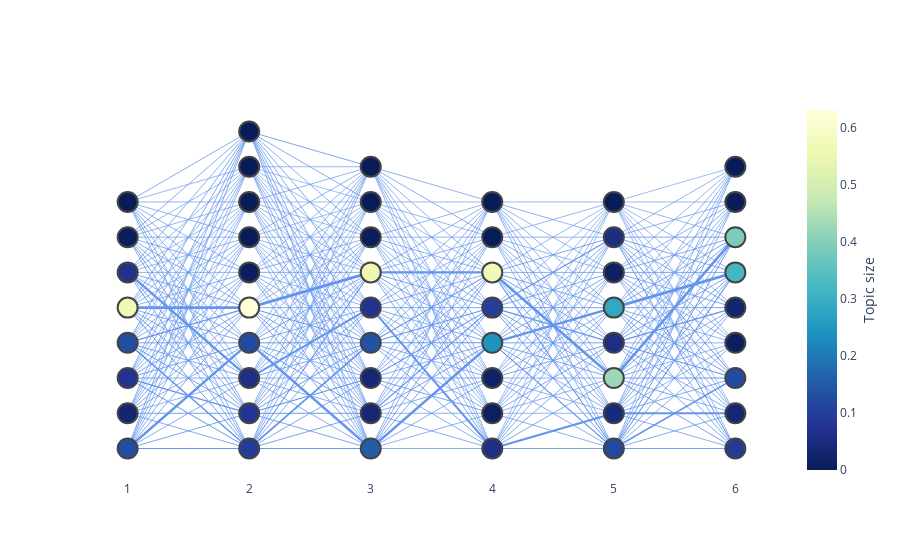

The code cell stored with this chart in its notebook:
### Code cell
fig = plot_network(nodes, edges, text, color, distances.quantile(0.00))
fig.write_html("graph_max_one_edge.html")
